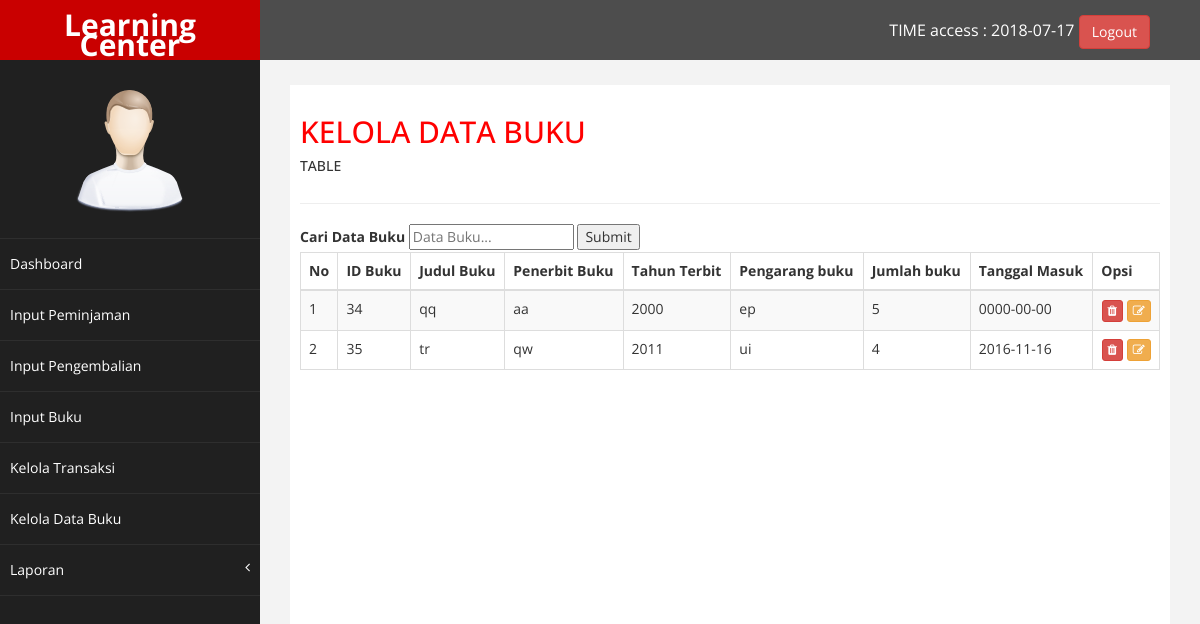
Page /index.php/c_transaksi/kelola_buku on the committed database.
### tables this page shows
CREATE TABLE IF NOT EXISTS `buku` (
`ID_buku` int(255) NOT NULL,
  `Judul` varchar(255) NOT NULL,
  `Penerbit` varchar(255) NOT NULL,
  `Tahun` varchar(4) NOT NULL,
  `Pengarang` varchar(255) NOT NULL,
  `Stok` int(255) NOT NULL,
  `Tanggal_masuk` date NOT NULL
);

### application/controllers/C_transaksi.php (called while the page is built, shortened)
<?php
class C_transaksi extends CI_Controller {
	public function C_transaksi(){
		$this->load->helper(array('url','form'));
		$this->load->model('M_peminjaman');
		$this->load->model('M_buku');
		$this->load->model('M_login');
		$this->load->model('M_denda');
		$this->load->library('pagination');
	}
	public function kelola_buku()
	{
		$data['cekidp']=$this->M_buku->select_semua_buku()->result();
		$this->load->view('V_keloladatabuku',$data);
	}
}

### index.php (called while the page is built, shortened)
<?php
require_once BASEPATH.'core/CodeIgniter.php';

### application/models/M_buku.php (called while the page is built, shortened)
<?php
class M_buku extends CI_Model {
	public function select_semua_buku()
	{
		return $this->db->query(" SELECT * FROM buku  ");
	}
}

### application/views/V_keloladatabuku.php (the view, shortened to what this page needs)
<!DOCTYPE html>
<html xmlns="http://www.w3.org/1999/xhtml">
<head>
    <link href="<?php echo base_url(); ?>res/assets/css/bootstrap.css" rel="stylesheet" />
    <link href="<?php echo base_url(); ?>res/assets/css/font-awesome.css" rel="stylesheet" />
    <link href="<?php echo base_url(); ?>res/assets/js/morris/morris-0.4.3.min.css" rel="stylesheet" />
    <link href="<?php echo base_url(); ?>res/assets/css/custom.css" rel="stylesheet" />
</head>
<body>
    <div id="wrapper">
      <div id="page-wrapper" >
            <div id="page-inner">
                <div class="row">
                    <div class="col-md-12">
                     <h2>KELOLA DATA BUKU</h2>
                        <h5>TABLE</h5>
                    </div>
                </div>
                  <hr />
                  <form method="post" role="form" action="<?php echo base_url().'C_transaksi/cek_kelola_buku' ?>">
                  <label> Cari Data Buku</label>
                        <input type="text" name="idBuku" placeholder="Data Buku..." required>
                        <input class="button" type="submit" name="cekidbuku" value="Submit">
                        </form>
                   <table  class="table table-bordered table-striped""   >
    <thead>
        <tr>
            <th>No</th>
            <th>ID Buku</th>
            <th>Judul Buku</th>
            <th>Penerbit Buku</th>
            <th>Tahun Terbit</th>
            <th>Pengarang buku</th>
            <th>Jumlah buku</th>
            <th>Tanggal Masuk</th>
            <th>Opsi</th>
        </tr>
    </thead>
        <?php
        $nomor = 1;
        ?>
        <?php foreach ($cekidp as $tampil ) {
        ?>
         <tr>
            <td><?php echo $nomor++ ?></td>
            <td><?php echo $tampil->ID_buku ?></td>
            <td><?php echo $tampil->Judul ?></td>
            <td><?php echo $tampil->Penerbit ?></td>
            <td><?php echo $tampil->Tahun ?></td>
            <td><?php echo $tampil->Pengarang ?></td>
            <td><?php echo $tampil->Stok ?></td>
            <td><?php echo $tampil->Tanggal_masuk ?></td>
          <td>
                                                            <center>
                                                                <a><button type="button" class="btn btn-xs btn-danger" data-toggle="modal" data-target="#<?php echo $tampil->ID_buku; ?>"><span class="fa fa-trash"></span></button> </a>
                                                                <a href="<?php echo base_url().'C_transaksi/editbuku?ID_buku='.$tampil->ID_buku ?>"><button type="button" class="btn btn-xs btn-warning"><span class="fa fa-edit"></span></button></a>
                                                            </center>
                                                        </td>
        </tr>
        <?php
        }
        ?>
        </table>
                 </div>
            </div>
        </div>
</body>
</html>

### res/assets/css/custom.css (style rules this page uses)
body { font-family: 'Open Sans', sans-serif; }
#wrapper { width: 100%; background:#202020; }
#page-wrapper { padding: 15px 15px; min-height: 600px; background:#F3F3F3; }
#page-inner { width:100%; margin:10px 20px 10px 0px; background-color:#fff!important; padding:10px; min-height:1200px; }
h2 { color: #f00; }
@media (min-width:768px) { #page-wrapper { margin: 0 0 0 260px; padding: 15px 30px; min-height: 1200px; } }

### rows in the picture
buku: ID_buku "34", Judul "qq", Penerbit "aa", Tahun "2000", Pengarang "ep", Stok "5", Tanggal_masuk "0000-00-00"
buku: ID_buku "35", Judul "tr", Penerbit "qw", Tahun "2011", Pengarang "ui", Stok "4", Tanggal_masuk "2016-11-16"
